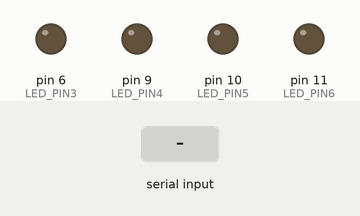
Recording of a sketch running on a simulated Arduino Uno, built with avr-gcc and run on an emulated ATmega328P. Shown: output pins drawn as LEDs (lit = HIGH). The inputs (shaded band) are chosen by the test bench.

Above: at 1.2 s.
1.3 s: "1\n" received over Serial
4.3 s: "2\n" received over Serial
At 4.65 s:
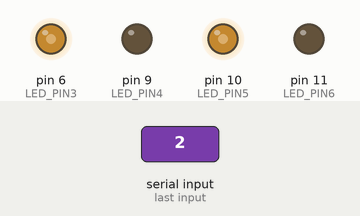
7.3 s: "1\n" received over Serial
At 8.43 s:
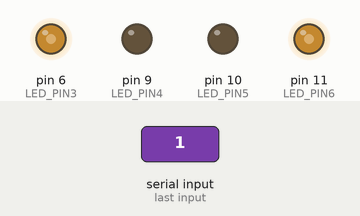
Timing chart, 0 to 16.3 s (numbered marks = the images above; inputs shaded):
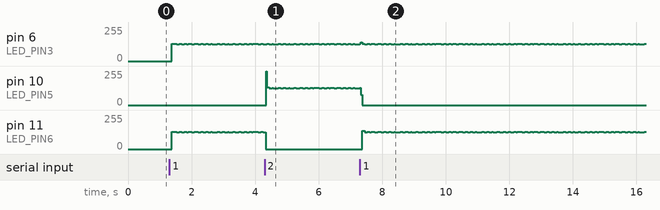

Measured:
- after the input at 7.3 s, pin 11 (LED_PIN6): 0/255 → 136/255 after 0.07 s, then moves between 124/255 and 136/255, repeating every 1.9 s
- by itself, pin 6 (LED_PIN3): moves between 124/255 and 142/255, repeating every 1.9 s

The sketch:

main.ino
```cpp
#define LED_PIN3 6
#define LED_PIN4 9
#define LED_PIN5 10
#define LED_PIN6 11

#define BLINK_INTERVAL 5

unsigned long previousMillis = 0;
const long interval = 900;
int currentState = 0;
bool isBlinking = false;
bool toggle = false;

const String combinationsOfLEDS[] = {
    "off", "on", "1", "2", "3", "4",
    "12", "24", "34", "13", "14",
    "23", "124", "234", "123", "134"
};

const String states[] = {
    "00000000", // off
    "11000000", // on
    "10010000", // 1
    "10100000", // 2
    "01010000", // 3
    "01100000", // 4
    "10000000", // 12
    "11100000", // 24
    "01000000", // 34
    "11010000", // 13
    "10010110", // 14
    "10100101", // 23
    "10000110", // 124
    "10100100", // 234
    "10000101", // 123
    "01001001"  // 134
};

void setup() {
    pinMode(LED_PIN5, OUTPUT);
    pinMode(LED_PIN6, OUTPUT);
    pinMode(LED_PIN3, OUTPUT);
    pinMode(LED_PIN4, OUTPUT);
    Serial.begin(9600);
}

void loop() {
    if (Serial.available() > 0) {
        String input = Serial.readStringUntil('\n');
        startBlinking(input);
    }
    if (isBlinking) {
        blinkLEDs();
    }
}

void startBlinking(String input) {
    for (int i = 0; i < sizeof(combinationsOfLEDS) / sizeof(combinationsOfLEDS[0]); i++) {
        if (combinationMatches(input, combinationsOfLEDS[i])) {
            currentState = i;
            isBlinking = true;
            previousMillis = millis();
            break;
        }
    }
}

bool combinationMatches(String input, String combination) {
    return input.equalsIgnoreCase(combination);
}

void blinkLEDs() {
    unsigned long currentMillis = millis();

    if (currentMillis - previousMillis >= BLINK_INTERVAL) {
        previousMillis = currentMillis;
        String currentPattern = states[currentState];

        if (toggle) {
            digitalWrite(LED_PIN3, currentPattern[0] == '1' ? HIGH : LOW);
            digitalWrite(LED_PIN4, currentPattern[1] == '1' ? HIGH : LOW);
            digitalWrite(LED_PIN5, currentPattern[2] == '1' ? HIGH : LOW);
            digitalWrite(LED_PIN6, currentPattern[3] == '1' ? HIGH : LOW);
        }

        else {
            digitalWrite(LED_PIN3, currentPattern[4] == '1' ? HIGH : LOW);
            digitalWrite(LED_PIN4, currentPattern[5] == '1' ? HIGH : LOW);
            digitalWrite(LED_PIN5, currentPattern[6] == '1' ? HIGH : LOW);
            digitalWrite(LED_PIN6, currentPattern[7] == '1' ? HIGH : LOW);
        }

        toggle = !toggle;
    }
}
```
